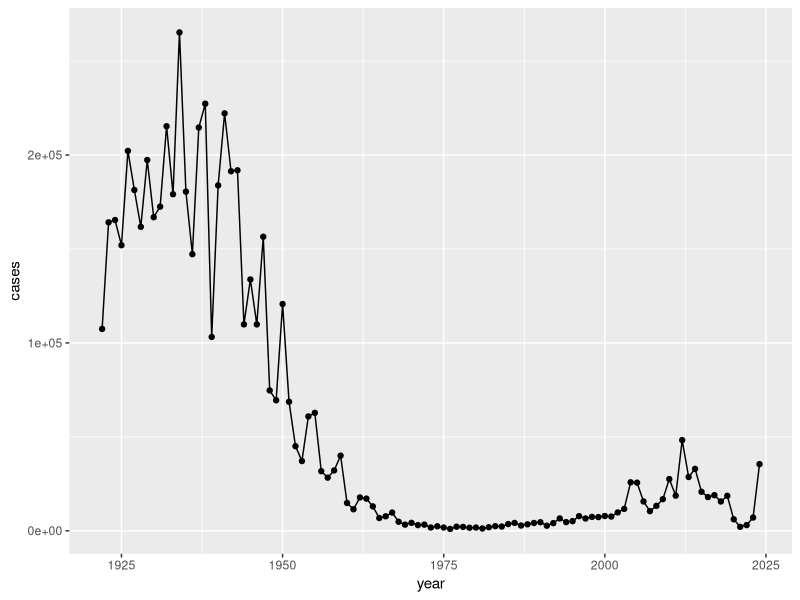
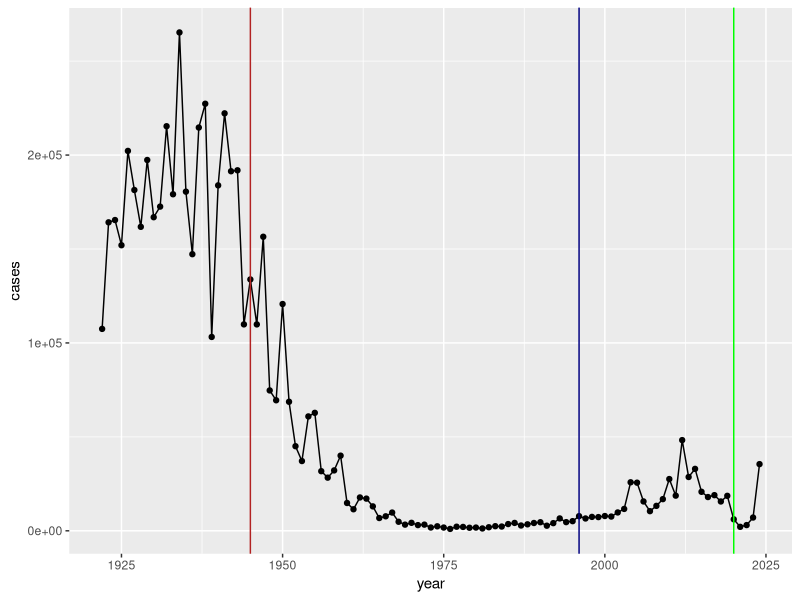

Reproduce these figures in R, in order. (Note: this script raises an error after producing the figures.)
## ---- chunk 1
cdc <- data.frame (
                                             year = c(1922L,1923L,1924L,
                                                      1925L,1926L,1927L,1928L,
                                                      1929L,1930L,1931L,
                                                      1932L,1933L,1934L,1935L,
                                                      1936L,1937L,1938L,1939L,
                                                      1940L,1941L,1942L,
                                                      1943L,1944L,1945L,1946L,
                                                      1947L,1948L,1949L,1950L,
                                                      1951L,1952L,1953L,1954L,
                                                      1955L,1956L,1957L,
                                                      1958L,1959L,1960L,1961L,
                                                      1962L,1963L,1964L,1965L,
                                                      1966L,1967L,1968L,
                                                      1969L,1970L,1971L,1972L,
                                                      1973L,1974L,1975L,1976L,
                                                      1977L,1978L,1979L,1980L,
                                                      1981L,1982L,1983L,
                                                      1984L,1985L,1986L,1987L,
                                                      1988L,1989L,1990L,1991L,
                                                      1992L,1993L,1994L,
                                                      1995L,1996L,1997L,1998L,
                                                      1999L,2000L,2001L,2002L,
                                                      2003L,2004L,2005L,2006L,
                                                      2007L,2008L,2009L,
                                                      2010L,2011L,2012L,2013L,
                                                      2014L,2015L,2016L,2017L,
                                                      2018L,2019L,2020L,
                                                      2021L,2022L,2023L,2024L),
                     cases = c(107473,164191,
                                                      165418,152003,202210,181411,
                                                      161799,197371,166914,
                                                      172559,215343,179135,
                                                      265269,180518,147237,
                                                      214652,227319,103188,183866,
                                                      222202,191383,191890,
                                                      109873,133792,109860,
                                                      156517,74715,69479,120718,
                                                      68687,45030,37129,
                                                      60886,62786,31732,28295,
                                                      32148,40005,14809,11468,
                                                      17749,17135,13005,6799,
                                                      7717,9718,4810,3285,
                                                      4249,3036,3287,1759,
                                                      2402,1738,1010,2177,2063,
                                                      1623,1730,1248,1895,
                                                      2463,2276,3589,4195,
                                                      2823,3450,4157,4570,2719,
                                                      4083,6586,4617,5137,
                                                      7796,6564,7405,7298,
                                                      7867,7580,9771,11647,
                                                      25827,25616,15632,10454,
                                                      13278,16858,27550,18719,
                                                      48277,28639,32971,20762,
                                                      17972,18975,15609,
                                                      18617,6124,2116,3044,7063,35493)
                   )
## ---- chunk 2
library(ggplot2)

ggplot(cdc) +
  aes(year, cases) +
  geom_line()+
  geom_point()
## ---- chunk 3
ggplot(cdc) +
  aes(year, cases) +
  geom_line()+
  geom_point()+
  geom_vline(xintercept = 1945, col = "#B22222")+
  geom_vline(xintercept = 1996, col = "navy")+
  geom_vline(xintercept = 2020, col = "green")
## ---- chunk 4
library(jsonlite)

subject <- read_json("https://www.cmi-pb.org/api/v5_1/subject", simplifyVector = TRUE)
## ---- chunk 5
nrow(subject)
## ---- chunk 6
table(subject$infancy_vac)
## ---- chunk 7
table(subject$biological_sex)
## ---- chunk 8
table(subject$race, subject$biological_sex)
## ---- chunk 9
specimen <- read_json("https://www.cmi-pb.org/api/v5_1/specimen", simplifyVector = TRUE)

ab_data <- read_json("http://cmi-pb.org/api/v5_1/plasma_ab_titer", simplifyVector = TRUE)
## ---- chunk 10
head(specimen)
## ---- chunk 11
library(dplyr)

meta <- inner_join(subject, specimen)
head(meta)
## ---- chunk 12
head(ab_data)
## ---- chunk 13
abdata <- inner_join(ab_data, meta)
head(abdata)
## ---- chunk 14
table(abdata$isotype)
## ---- chunk 15
table(abdata$antigen)
## ---- chunk 16
ggplot(abdata)+
  aes(MFI, antigen) +
  geom_boxplot()
## ---- chunk 17
ggplot(abdata)+
  aes(MFI, antigen, col=infancy_vac) +
  geom_boxplot()
## ---- chunk 18
igg <- abdata |> filter(isotype == "IgG")

head(igg)
## ---- chunk 19
ggplot(igg)+
  aes(MFI_normalised, antigen, col=infancy_vac)+
  geom_boxplot()+
  facet_wrap(~visit)
## ---- chunk 20
table(igg$dataset)
## ---- chunk 21
pt_igg <- abdata |> filter(isotype == "IgG", antigen == "PT", dataset == "2021_dataset")
## ---- chunk 22
dim(pt_igg)
## ---- chunk 23
ggplot(pt_igg)+
  aes(actual_day_relative_to_boost,
      MFI_normalised,
      col=infancy_vac,
      group=subject_id)+
  geom_point()+
  geom_line()+
  theme_bw()+
  geom_vline(xintercept=0)+
  geom_vline(xintercept=14)
